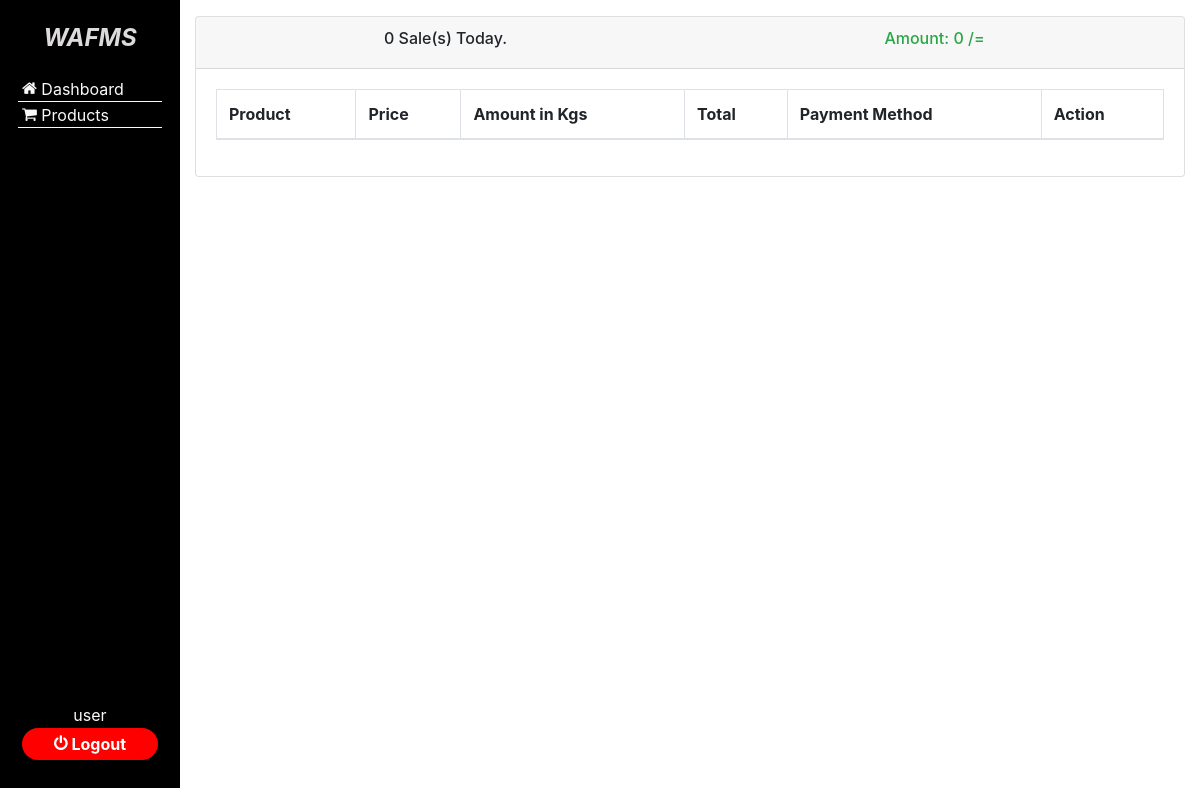
Before: /src/sales.php (signed in) with the older database file.
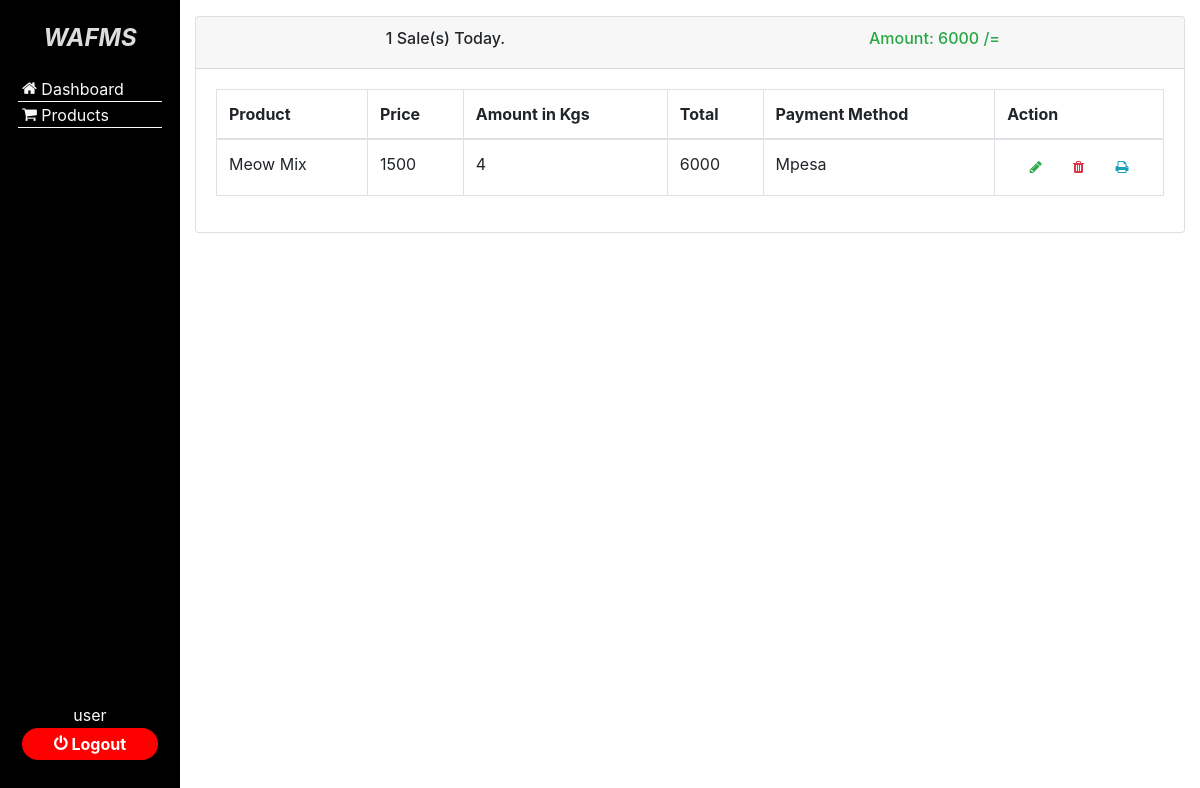
After: the same page with the newer database file.
### tables this page shows
CREATE TABLE `sales` (
  `id` int(6) NOT NULL,
  `product_id` int(6) NOT NULL,
  `amount_in_kgs` float NOT NULL,
  `payment_method` int(2) NOT NULL,
  `date_created` timestamp NOT NULL DEFAULT current_timestamp(),
  `date` date NOT NULL DEFAULT current_timestamp()
);

CREATE TABLE `products` (
  `id` int(6) NOT NULL,
  `category` int(2) NOT NULL,
  `product_name` varchar(100) NOT NULL,
  `price` double NOT NULL,
  `product_image` varchar(250) NOT NULL,
  `date_created` timestamp NOT NULL DEFAULT current_timestamp()
);

### src/sales.php (the view, shortened to what this page needs)
<?php
include_once "include/_html_templates.php";
include_once "include/functions.php";
include_once "_sales.php";
include_once "include/sidenav.php";
?>
<main class="Sales">
    <div class="container">
        <div class="row justify-content-center">
            <div class="col mt-3">
                <div class="card">
                    <div class="card-header">
                        <div class="row">
                            <div class="col text-center">
                                <h6><?= count_sales_today() ?> Sale(s) Today.</h6>
                            </div>
                            <div class="col text-center text-success">
                                <h6>Amount: <?= sales_today() ?> /=</h6>
                            </div>
                        </div>
                    </div>
                    <div class="card-body">
                        <table class="table table-bordered" id="data_table">
                            <thead>
                                <tr>
                                    <th>Product</th>
                                    <th>Price</th>
                                    <th>Amount in Kgs</th>
                                    <th>Total</th>
                                    <th>Payment Method</th>
                                    <th>Action</th>
                                </tr>
                            </thead>
                            <tbody>
                                <?php foreach(fetch_sales_today() as $sale): ?>
                                <tr>
                                    <td><?= $sale['product_name'] ?></td>
                                    <td><?= $sale['price'] ?></td>
                                    <td><?= $sale['amount_in_kgs'] ?></td>
                                    <td><?= $sale['price'] * $sale['amount_in_kgs'] ?></td>
                                    <td><?php $method = $sale['payment_method']; interpret_payment_method($method); ?></td>
                                    <td>
                                        <div class="table_action_buttons">
                                            <div class="action_button">
                                                <form action="./update_sale.php" method="post">
                                                    <button type="submit" name="update" class="btn btn-sm"><span class="icon icon-pencil text-success"></span></button>
                                                </form>
                                            </div>
                                            <div class="action_button">
                                                <form action="./sales.php" method="post">
                                                    <button type="submit" name="delete" class="btn btn-sm" onclick="return confirm_delete()"><span class="icon-trash text-danger"></span></button>
                                                </form>
                                            </div>
                                            <div class="action_button">
                                                <form action="./receipt.php" method="post">
                                                    <button type="submit" name="print" class="btn btn-sm"><span class="icon icon-print text-info"></span></button>
                                                </form>
                                            </div>
                                        </div>
                                    </td>
                                </tr>
                                <?php endforeach; ?>
                            </tbody>
                        </table>
                    </div>
                </div>
            </div>
        </div>
    </div>
</main>

### src/_sales.php (shortened to what this page needs)
<?php
include_once "include/functions.php";
function fetch_sales_today()
{
    global $db_connection;
    $today = date("Y-m-d");
    $fetched_records = $db_connection->query("
        SELECT products.id AS product_id, products.*, sales.id AS sale_id, sales.*
        FROM sales
        LEFT JOIN products ON products.id = sales.product_id
        WHERE sales.date = '$today'
    ") or die($db_connection);
    return $fetched_records;
}
function sales_today()
{
    $sales = 0;
    foreach(fetch_sales_today() as $sale)
        $sales += $sale['price'] * $sale['amount_in_kgs'];
    return $sales;
}
function count_sales_today(){
    return mysqli_num_rows(fetch_sales_today());
}
function interpret_payment_method($method)
{
    if($method == 1) echo 'Cash';
    else if($method == 2) echo 'Mpesa';
}

Changed rows visible on the page:
added sales: product.product_name "Meow Mix", product.price "1500", amount_in_kgs "4", $sale['price'] * $sale['amount_in_kgs'] "6000", payment_method "Mpesa"
Other visible differences:
count_sales_today(): "0" → "1"
sales_today(): "0" → "6000"
